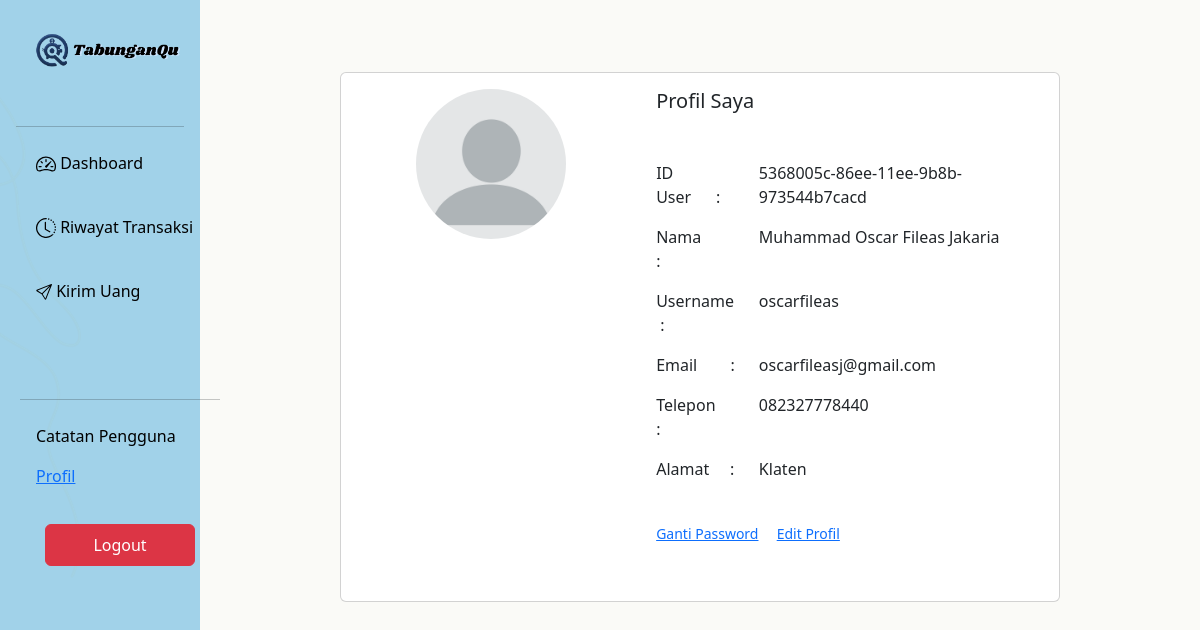
/profil_pengguna.php (signed in), run on the app's committed database.
### tables this page shows
CREATE TABLE `pengguna` (
  `username` varchar(30) DEFAULT NULL,
  `password` varchar(30) DEFAULT NULL,
  `email` varchar(30) DEFAULT NULL,
  `no_telp` varchar(13) DEFAULT NULL,
  `alamat` varchar(50) DEFAULT NULL,
  `nama_lengkap` varchar(60) DEFAULT NULL,
  `saldo` decimal(15,2) DEFAULT NULL,
  `id_pengguna` char(36) NOT NULL DEFAULT uuid(),
  `status` varchar(30) DEFAULT 'Active'
);

### profil_pengguna.php (the view, shortened to what this page needs)
<?php
    $id_pengguna = $_SESSION['id'];
?>
<!doctype html>
<html lang="en">
    <head>
        <link href="https://cdn.jsdelivr.net/npm/bootstrap@5.3.2/dist/css/bootstrap.min.css" rel="stylesheet">
    </head>
    <body background="bg.png">
    <div class="d-flex overflow-y-hidden" style="height: 100vh;">
    <div class="d-flex flex-column flex-shrink-0 p-3 cal-auto col-md-2 min-vh-100" style="height: 100vh; background-color: rgba(139, 200, 230, 0.8);">
            <div class="d-flex p-3">
                <img src="logo.png" alt="" style="width: 150px">
            </div>
            <br>
            <hr>
            <ul class="nav nav-pills flex-column mb-auto mx-1 w-25">
                <li class="nav-item">
                    <a class="nav-link text-black " style="width: 200px;" aria-current="page" href="dashboard.php">&nbsp;Dashboard</a>
                </li>
                <br>
                <li class="nav-item">
                    <a class="nav-link text-black" style="width: 200px;" aria-current="page" href="daftar_transaksi.php">&nbsp;Riwayat Transaksi</a>
                </li>
                <br>
                <li class="nav-item">
                    <a class="nav-link text-black" style="width: 200px;" aria-current="page" href="kirim_uang.php">&nbsp;Kirim Uang</a>
                </li>
                <br>
                <div class="my-5">
                    <hr>
                    <li class="nav-item">
                        <a class="nav-link text-black" style="width: 200px;" aria-current="page" href="catatan.php">Catatan Pengguna</a>
                    </li>
                    <li class="nav-item">
                        <a class="nav-link" aria-current="page" href="profil_pengguna.php"><u>Profil</u></a>
                    </li>
                    <br>
                    <center>
                    <a href="logout.php"><button type="submit" class="btn btn-danger m-1 p-2" style="width: 150px;">Logout</button></a>
                    </center>
                </div>
            </ul>
        </div>
        <div class="d-flex flex-grow my-5 text-center mx-5" style="width:75vw; height:75vh;">
            <?php
            include 'koneksidb.php';
            $query = mysqli_query($conn, "SELECT * FROM pengguna WHERE id_pengguna = '$id_pengguna'");
            $data = mysqli_fetch_array($query);
            ?>
            <div class="container-fluid rounded mx-3" style="height: 40vh; width: 80vw; background-color: none ">
                    <div class="d-flex mx-3 my-4">
                        <div class="card mx-5 mb-3 text-center" style="width: 60vw;">
                        <div class="row g-0">
                            <div class="col-md-5 my-3">
                            <img src="profile.webp" alt="" class="rounded-circle" style="width: 150px;">
                            </div>
                            <div class="col-md-7">
                            <div class="card-body">
                                <h5 class="card-title text-start">Profil Saya</h5>
                                <br>
                                <p class="card-text">
                                <div class="row mb-3 ">
                                    <label for="inputEmail3" class="col-sm-3 text-start">ID User&nbsp;&nbsp;&nbsp;&nbsp;&nbsp;&nbsp;: </label>
                                    <div class="col-sm-9 text-start">
                                    <?php echo $data['id_pengguna']; ?>
                                    </div>
                                </div>
                                <div class="row mb-3 ">
                                    <label for="inputEmail3" class="col-sm-3 text-start">Nama&nbsp;&nbsp;&nbsp;&nbsp;&nbsp;&nbsp;&nbsp;&nbsp;: </label>
                                    <div class="col-sm-9 text-start">
                                    <?php echo $data['nama_lengkap']; ?>
                                    </div>
                                </div>
                                <div class="row mb-3 ">
                                    <label for="inputEmail3" class="col-sm-3 text-start">Username&nbsp;: </label>
                                    <div class="col-sm-9 text-start">
                                    <?php echo $data['username']; ?>
                                    </div>
                                </div>
                                <div class="row mb-3">
                                    <label for="inputEmail3" class="col-sm-3 text-start">Email&nbsp;&nbsp;&nbsp;&nbsp;&nbsp;&nbsp;&nbsp;&nbsp;: </label>
                                    <div class="col-sm-9 text-start">
                                    <?php echo $data['email']; ?>
                                    </div>
                                </div>
                                <div class="row mb-3">
                                    <label for="inputEmail3" class="col-sm-3 text-start">Telepon&nbsp;&nbsp;&nbsp;&nbsp;: </label>
                                    <div class="col-sm-9 text-start">
                                    <?php echo $data['no_telp']; ?>
                                    </div>
                                </div>
                                <div class="row mb-3">
                                    <label for="inputEmail3" class="col-sm-3 text-start">Alamat&nbsp;&nbsp;&nbsp;&nbsp;&nbsp;: </label>
                                    <div class="col-sm-9 text-start">
                                    <?php echo $data['alamat']; ?>
                                    </div>
                                </div>
                                </p>
                                <br>
                                <p class="card-text text-start">
                                    <small class="text-body-secondary">
                                        <a href="ganti_password.php"> Ganti Password</a>&nbsp;&nbsp;&nbsp;&nbsp;
                                        <a href="edit_profile.php"> Edit Profil</a>
                                    </small>
                                </p>
                                <br>
                            </div>
                            </div>
                        </div>
                        </div>
                    </div>
        </div>
    </div>
    </body>
</html>

### data on the page
pengguna: id_pengguna "5368005c-86ee-11ee-9b8b-973544b7cacd", nama_lengkap "Muhammad Oscar Fileas Jakaria", username "oscarfileas", email "oscarfileasj@gmail.com", no_telp "082327778440", alamat "Klaten"
